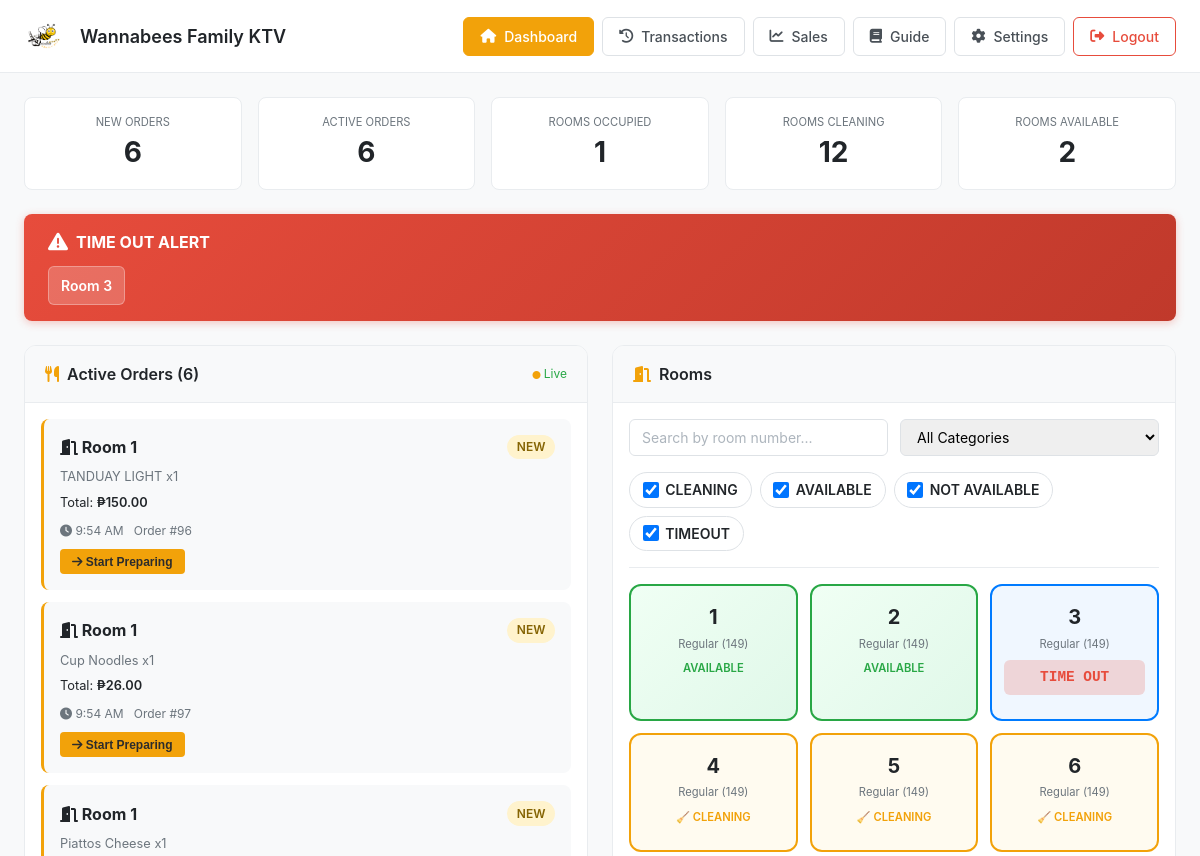
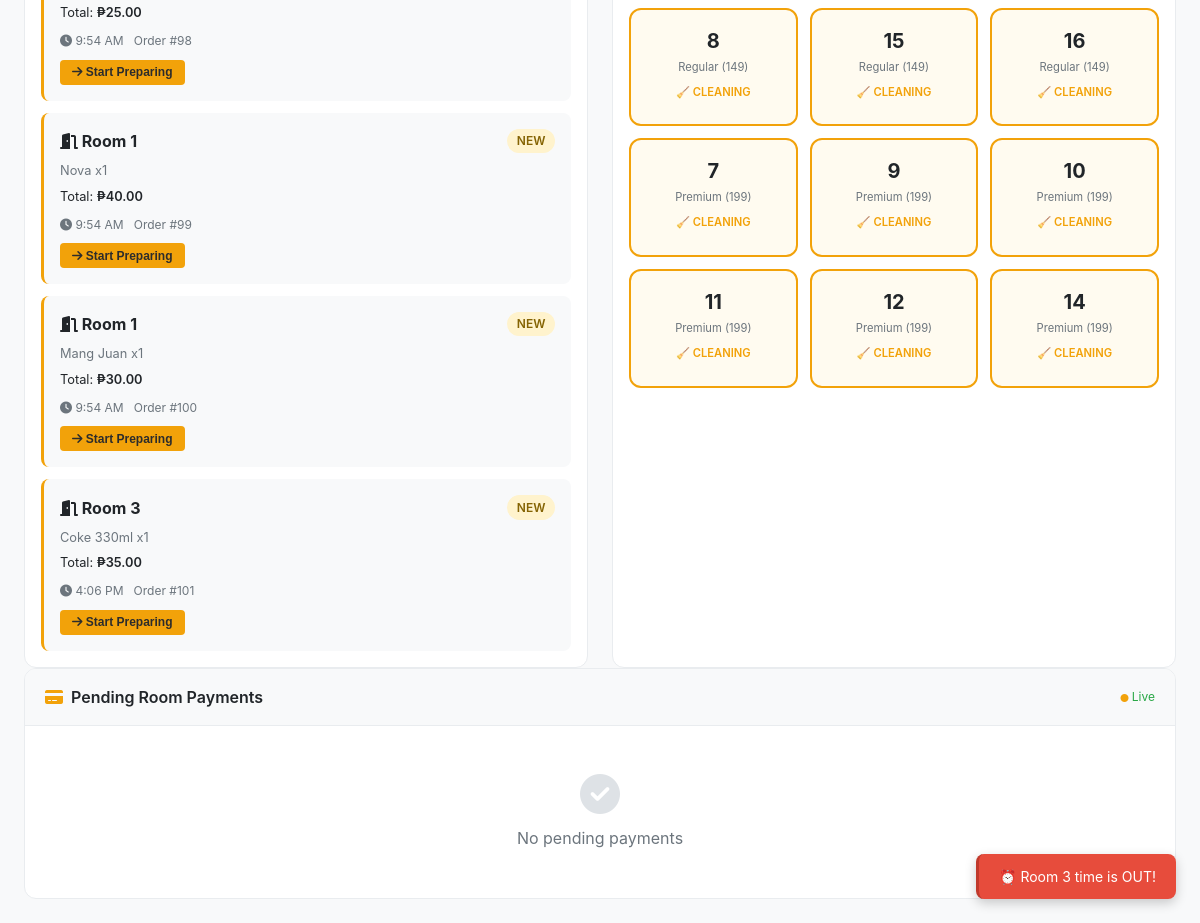
Screenshot of /cashier/dashboard.php (signed in) with the database file from the repository (2 pictures, top to bottom).
### tables this page shows
CREATE TABLE `orders` (
  `order_id` int(11) NOT NULL,
  `rental_id` int(11) NOT NULL,
  `ordered_at` timestamp NOT NULL DEFAULT current_timestamp(),
  `status` enum('NEW','PREPARING','READY','READY_TO_DELIVER','DELIVERING','DELIVERED') NOT NULL DEFAULT 'NEW',
  `amount_tendered` decimal(10,2) DEFAULT NULL,
  `change_amount` decimal(10,2) DEFAULT NULL,
  `prepared_by` int(11) DEFAULT NULL,
  `prepared_at` datetime DEFAULT NULL,
  `assigned_staff_id` int(11) DEFAULT NULL,
  `assigned_at` datetime DEFAULT NULL,
  `is_paid` tinyint(1) NOT NULL DEFAULT 0
);

CREATE TABLE `rooms` (
  `room_id` int(11) NOT NULL,
  `room_number` int(11) NOT NULL,
  `room_type_id` int(11) NOT NULL,
  `status` enum('AVAILABLE','OCCUPIED','CLEANING') DEFAULT 'AVAILABLE',
  `is_active` tinyint(1) NOT NULL DEFAULT 1
);

CREATE TABLE `room_types` (
  `room_type_id` int(11) NOT NULL,
  `type_name` varchar(50) NOT NULL,
  `price_per_hour` decimal(10,2) NOT NULL,
  `price_per_30min` decimal(10,2) NOT NULL
);

### cashier/dashboard.php (the view, shortened to what this page needs)
<?php
require_once __DIR__ . '/../db.php';
$activeOrdersSql = "
SELECT o.order_id, o.ordered_at, o.status, o.amount_tendered, o.change_amount,
       rm.room_number,
       GROUP_CONCAT(CONCAT(p.product_name, ' x', oi.quantity) SEPARATOR ', ') as items,
       SUM(oi.price * oi.quantity) as total
FROM orders o
JOIN order_items oi ON o.order_id = oi.order_id
JOIN products p ON oi.product_id = p.product_id
JOIN rentals r ON o.rental_id = r.rental_id
JOIN rooms rm ON r.room_id = rm.room_id
WHERE r.ended_at IS NULL AND o.status IN ('NEW','PREPARING','READY_TO_DELIVER','DELIVERING')
GROUP BY o.order_id
ORDER BY o.ordered_at ASC
LIMIT 50";
$activeOrdersResult = $mysqli->query($activeOrdersSql);
$activeOrders = [];
while ($row = $activeOrdersResult->fetch_assoc()) {
    $activeOrders[] = $row;
}
$roomsSql = "
SELECT r.room_id, r.room_number, r.status, r.is_active, rt.type_name, rt.price_per_hour, rt.price_per_30min,
       rent.rental_id, rent.started_at, rent.total_minutes
FROM rooms r
JOIN room_types rt ON r.room_type_id = rt.room_type_id
LEFT JOIN rentals rent ON rent.room_id = r.room_id AND rent.ended_at IS NULL
GROUP BY r.room_id
ORDER BY rt.price_per_hour ASC, r.room_number ASC";
$roomsResult = $mysqli->query($roomsSql);
$rooms = [];
while ($row = $roomsResult->fetch_assoc()) {
    $rooms[] = $row;
}
?>
<!DOCTYPE html>
<html lang="en">
<head>
    <link rel="stylesheet" href="https://cdnjs.cloudflare.com/ajax/libs/font-awesome/6.4.0/css/all.min.css">
    </head>
<body>
    <header>
        <div class="header-container">
            <div class="header-left">
                <img src="../assets/images/KTVL.png" alt="Logo" onerror="this.style.display='none'">
                <div>
                    <div class="header-title">Wannabees Family KTV</div>
                </div>
            </div>
            <nav class="header-nav" id="headerNav">
                <a href="dashboard.php" class="nav-btn active"><i class="fas fa-home"></i> <span>Dashboard</span></a>
                <a href="transactions.php" class="nav-btn"><i class="fas fa-history"></i> <span>Transactions</span></a>
                <a href="sales_report.php" class="nav-btn"><i class="fas fa-chart-line"></i> <span>Sales</span></a>
                <a href="guide.php" class="nav-btn"><i class="fas fa-book"></i> <span>Guide</span></a>
                <a href="settings.php" class="nav-btn"><i class="fas fa-cog"></i> <span>Settings</span></a>
                <a href="../auth/logout.php" class="nav-btn logout"><i class="fas fa-sign-out-alt"></i> <span>Logout</span></a>
            </nav>
        </div>
    </header>
    <main>
        <?php
        $newOrders = count(array_filter($activeOrders, fn($o) => $o['status'] === 'NEW'));
        $occupied = count(array_filter($rooms, fn($r) => $r['status'] === 'OCCUPIED'));
        $cleaning = count(array_filter($rooms, fn($r) => $r['status'] === 'CLEANING'));
        $available = count(array_filter($rooms, fn($r) => $r['status'] === 'AVAILABLE'));
        ?>
        <div class="summary-bar">
            <div class="summary-card">
                <div class="s-label">New Orders</div>
                <div class="s-value s-new"><?= $newOrders ?></div>
            </div>
            <div class="summary-card">
                <div class="s-label">Active Orders</div>
                <div class="s-value s-occupied"><?= count($activeOrders) ?></div>
            </div>
            <div class="summary-card">
                <div class="s-label">Rooms Occupied</div>
                <div class="s-value s-occupied"><?= $occupied ?></div>
            </div>
            <div class="summary-card">
                <div class="s-label">Rooms Cleaning</div>
                <div class="s-value s-cleaning"><?= $cleaning ?></div>
            </div>
            <div class="summary-card">
                <div class="s-label">Rooms Available</div>
                <div class="s-value s-available"><?= $available ?></div>
            </div>
        </div>
        <div id="timeout-alert-banner">
            <div class="timeout-banner-header">
                <i class="fas fa-exclamation-triangle"></i>
                <span>TIME OUT ALERT</span>
            </div>
            <div class="timeout-rooms-list" id="timeout-rooms-list">
            </div>
        </div>
        <div class="page-grid">
            <div class="panel">
                <div class="panel-header">
                    <i class="fas fa-utensils"></i> Active Orders (<?= count($activeOrders) ?>)
                    <span style="margin-left:auto;font-size:0.75rem;font-weight:400;color:#28a745;"><i class="fas fa-circle" style="font-size:0.5rem;animation:pulse-badge 2s infinite;"></i> Live</span>
                </div>
                <div class="panel-body" id="ordersPanel">
                    <?php if (empty($activeOrders)): ?>
                    <div class="empty-state">
                        <i class="fas fa-check-circle"></i>
                        <p>No active orders right now</p>
                    </div>
                    <?php else: ?>
                        <?php
                        $nextStatus = ['NEW'=>'PREPARING','PREPARING'=>'READY_TO_DELIVER','READY_TO_DELIVER'=>'DELIVERING','DELIVERING'=>'DELIVERED'];
                        $nextLabel = ['NEW'=>'Start Preparing','PREPARING'=>'Ready to Deliver','READY_TO_DELIVER'=>'Delivering','DELIVERING'=>'Mark Delivered'];
                        foreach ($activeOrders as $order): ?>
                        <div class="order-card">
                            <div class="order-top">
                                <span class="order-room"><i class="fas fa-door-open"></i> Room <?= $order['room_number'] ?></span>
                                <span class="order-status-badge status-<?= $order['status'] ?>"><?= str_replace('_', ' ', $order['status']) ?></span>
                            </div>
                            <div class="order-items"><?= htmlspecialchars($order['items']) ?></div>
                            <div class="order-money">
                                Total: <span>₱<?= number_format($order['total'], 2) ?></span>
                            </div>
                            <div class="meta-info"><i class="fas fa-clock"></i> <?= date('g:i A', strtotime($order['ordered_at'])) ?> &nbsp; Order #<?= $order['order_id'] ?></div>
                            <?php if (isset($nextStatus[$order['status']])): ?>
                            <div class="order-actions" style="margin-top:0.5rem;">
                                <form method="POST" style="display:inline;">
                                    <button type="submit" class="btn-status <?= $nextStatus[$order['status']] === 'DELIVERED' ? 'deliver' : '' ?>">
                                        <i class="fas fa-arrow-right"></i> <?= $nextLabel[$order['status']] ?>
                                    </button>
                                </form>
                            </div>
                            <?php endif; ?>
                        </div>
                        <?php endforeach; ?>
                    <?php endif; ?>
                </div>
            </div>
            <div class="panel">
                <div class="panel-header">
                    <i class="fas fa-door-open"></i> Rooms
                </div>
                <div class="panel-body">
                    <div class="room-filters">
                        <input type="text" id="roomSearch" placeholder="Search by room number..." />
                        <select id="roomCategory">
                            <option value="">All Categories</option>
                        </select>
                    </div>
                    <div class="room-filter-tags">
                        <label class="filter-tag">
                            <input type="checkbox" id="showCleaning" checked />
                            <label for="showCleaning">CLEANING</label>
                        </label>
                        <label class="filter-tag">
                            <input type="checkbox" id="showAvailable" checked />
                            <label for="showAvailable">AVAILABLE</label>
                        </label>
                        <label class="filter-tag">
                            <input type="checkbox" id="showNotAvailable" checked />
                            <label for="showNotAvailable">NOT AVAILABLE</label>
                        </label>
                        <label class="filter-tag">
                            <input type="checkbox" id="showTimeout" checked />
                            <label for="showTimeout">TIMEOUT</label>
                        </label>
                    </div>
                    <div class="room-grid" id="roomGrid">
                        <?php foreach ($rooms as $room):
                            $filterType = 'occupied';
                            if ($room['is_active'] == 0) {
                                $filterType = 'not-available';
                            } elseif ($room['status'] === 'CLEANING') {
                                $filterType = 'cleaning';
                            } elseif ($room['status'] === 'AVAILABLE') {
                                $filterType = 'available';
                            } elseif ($room['status'] === 'OCCUPIED' && $room['started_at'] && $room['total_minutes']) {
                                $startTime = strtotime($room['started_at']);
                                $elapsedMinutes = (time() - $startTime) / 60;
                                if ($elapsedMinutes > $room['total_minutes']) {
                                    $filterType = 'timeout';
                                }
                            }
                        ?>
                        <div class="room-card <?= strtolower($room['status']) ?><?= $room['is_active'] == 0 ? ' inactive' : '' ?>"
                             data-room-number="<?= $room['room_number'] ?>"
                             data-room-category="<?= htmlspecialchars($room['type_name']) ?>"
                             data-room-filter="<?= $filterType ?>"
                             <?php if ($room['is_active'] == 1): ?>
                             onclick="handleRoomClick(<?= $room['room_id'] ?>, <?= $room['room_number'] ?>, '<?= $room['status'] ?>', <?= $room['rental_id'] ?? 'null' ?>)"
                             <?php endif; ?>>
                            <div class="room-num"><?= $room['room_number'] ?></div>
                            <div class="room-type"><?= htmlspecialchars($room['type_name']) ?></div>
                            <?php if ($room['is_active'] == 0): ?>
                                <div style="padding:0.3rem;text-align:center;font-size:0.75rem;color:#999;font-weight:600;">Not Available</div>
                            <?php else: ?>
                                <?php if ($room['status'] === 'CLEANING'): ?>
                                    <div class="room-status-text">🧹 CLEANING</div>
                                <?php elseif ($room['status'] === 'OCCUPIED' && $room['started_at']): ?>
                                    <div class="room-time" data-started="<?= htmlspecialchars($room['started_at']) ?>">00:00:00</div>
                                <?php else: ?>
                                    <div class="room-status-text"><?= $room['status'] ?></div>
                                <?php endif; ?>
                            <?php endif; ?>
                        </div>
                        <?php endforeach; ?>
                    </div>
                </div>
            </div>
        </div>
        <div class="panel" style="grid-column:1/-1;">
            <div class="panel-header">
                <i class="fas fa-credit-card"></i> Pending Room Payments
                <span style="margin-left:auto;font-size:0.75rem;font-weight:400;color:#28a745;"><i class="fas fa-circle" style="font-size:0.5rem;animation:pulse-badge 2s infinite;"></i> Live</span>
            </div>
            <div class="panel-body" id="pendingTxPanel">
                <div class="empty-state"><i class="fas fa-check-circle"></i><p>No pending payments</p></div>
            </div>
        </div>
    </main>
    <div id="toast-container"></div>
</body>
</html>

### rows the page displays
orders: room_number "1", status "NEW", items "TANDUAY LIGHT x1", total "150.00", ordered_at "9:54 AM", order_id "96", status "Start Preparing"
orders: room_number "1", status "NEW", items "Cup Noodles x1", total "26.00", ordered_at "9:54 AM", order_id "97", status "Start Preparing"
orders: room_number "1", status "NEW", items "Piattos Cheese x1", total "25.00", ordered_at "9:54 AM", order_id "98", status "Start Preparing"
orders: room_number "1", status "NEW", items "Nova x1", total "40.00", ordered_at "9:54 AM", order_id "99", status "Start Preparing"
orders: room_number "1", status "NEW", items "Mang Juan x1", total "30.00", ordered_at "9:54 AM", order_id "100", status "Start Preparing"
orders: room_number "3", status "NEW", items "Coke 330ml x1", total "35.00", ordered_at "4:06 PM", order_id "101", status "Start Preparing"
rooms: room_number "1", room_type.type_name "Regular (149)", status "AVAILABLE"
rooms: room_number "2", room_type.type_name "Regular (149)", status "AVAILABLE"
rooms: room_number "3", room_type.type_name "Regular (149)"
rooms: room_number "4", room_type.type_name "Regular (149)", is_active "🧹 CLEANING"
rooms: room_number "5", room_type.type_name "Regular (149)", is_active "🧹 CLEANING"
rooms: room_number "6", room_type.type_name "Regular (149)", is_active "🧹 CLEANING"
rooms: room_number "8", room_type.type_name "Regular (149)", is_active "🧹 CLEANING"
rooms: room_number "15", room_type.type_name "Regular (149)", is_active "🧹 CLEANING"
rooms: room_number "16", room_type.type_name "Regular (149)", is_active "🧹 CLEANING"
rooms: room_number "7", room_type.type_name "Premium (199)", is_active "🧹 CLEANING"
rooms: room_number "9", room_type.type_name "Premium (199)", is_active "🧹 CLEANING"
rooms: room_number "10", room_type.type_name "Premium (199)", is_active "🧹 CLEANING"
rooms: room_number "11", room_type.type_name "Premium (199)", is_active "🧹 CLEANING"
rooms: room_number "12", room_type.type_name "Premium (199)", is_active "🧹 CLEANING"
rooms: room_number "14", room_type.type_name "Premium (199)", is_active "🧹 CLEANING"

### other values shown
$newOrders "6"
count($activeOrders) "6"
$occupied "1"
$cleaning "12"
$available "2"
